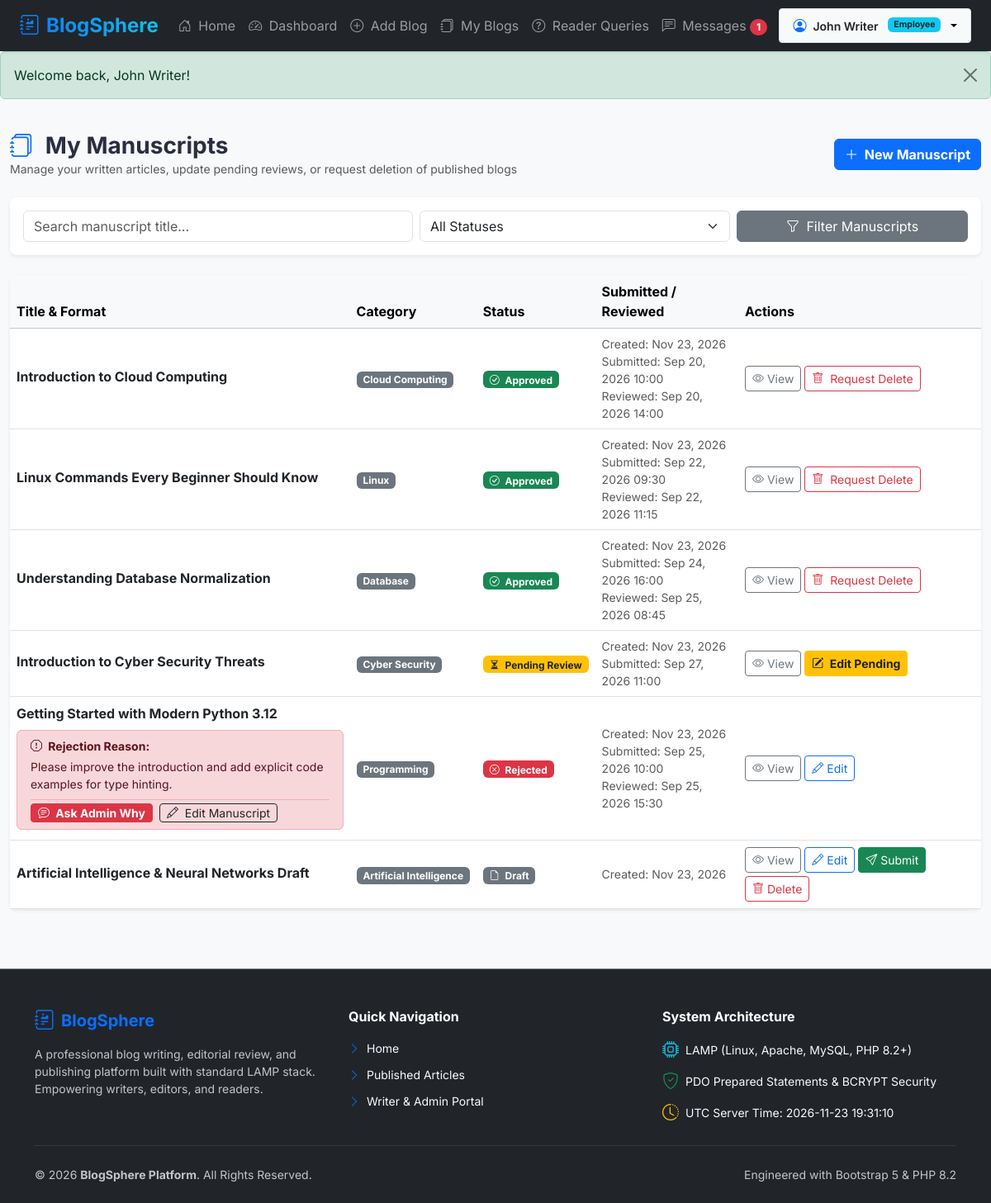
/employee/my_blogs.php (signed in), run on the app's committed database.
### tables this page shows
CREATE TABLE `blogs` (
  `id` INT AUTO_INCREMENT PRIMARY KEY,
  `employee_id` INT NOT NULL,
  `category_id` INT DEFAULT NULL,
  `title` VARCHAR(255) NOT NULL,
  `slug` VARCHAR(255) UNIQUE,
  `short_description` TEXT,
  `meta_title` VARCHAR(255) DEFAULT NULL,
  `meta_description` VARCHAR(500) DEFAULT NULL,
  `meta_keywords` VARCHAR(255) DEFAULT NULL,
  `canonical_url` VARCHAR(255) DEFAULT NULL,
  `content` LONGTEXT NOT NULL,
  `content_type` ENUM('text','html') DEFAULT 'text',
  `featured_image` VARCHAR(255) DEFAULT NULL,
  `downloadable_file` VARCHAR(255) DEFAULT NULL,
  `status` ENUM('draft', 'pending', 'approved', 'rejected') DEFAULT 'draft',
  `rejection_reason` TEXT DEFAULT NULL,
  `submitted_at` DATETIME DEFAULT NULL,
  `reviewed_at` DATETIME DEFAULT NULL,
  `reviewed_by` INT DEFAULT NULL,
  `created_at` TIMESTAMP DEFAULT CURRENT_TIMESTAMP,
  `updated_at` TIMESTAMP DEFAULT CURRENT_TIMESTAMP ON UPDATE CURRENT_TIMESTAMP,
  FOREIGN KEY (`employee_id`) REFERENCES `users`(`id`) ON DELETE CASCADE,
  FOREIGN KEY (`category_id`) REFERENCES `categories`(`id`) ON DELETE SET NULL,
  FOREIGN KEY (`reviewed_by`) REFERENCES `users`(`id`) ON DELETE SET NULL
);

CREATE TABLE `categories` (
  `id` INT AUTO_INCREMENT PRIMARY KEY,
  `name` VARCHAR(100) NOT NULL,
  `description` TEXT,
  `created_at` TIMESTAMP DEFAULT CURRENT_TIMESTAMP
);

### employee/my_blogs.php (the view, shortened to what this page needs)
<?php
$pdo = getDBConnection();
$employeeId = $_SESSION['user_id'];
$search = sanitizeInput($_GET['search'] ?? '');
$whereClauses = ["b.employee_id = ?"];
$params = [$employeeId];
$whereSql = implode(' AND ', $whereClauses);
$stmt = $pdo->prepare("
    SELECT b.*, c.name AS category_name, rev.name as reviewer_name
    FROM blogs b
    LEFT JOIN categories c ON b.category_id = c.id
    LEFT JOIN users rev ON b.reviewed_by = rev.id
    WHERE {$whereSql}
    ORDER BY b.updated_at DESC
");
$stmt->execute($params);
$blogs = $stmt->fetchAll();
$delRequests = [];
include __DIR__ . '/../includes/header.php';
?>
<div class="container-fluid py-4">
    <div class="d-flex justify-content-between align-items-center mb-4">
        <div>
            <h3 class="fw-bold mb-0"><i class="bi bi-journals text-primary me-2"></i> My Manuscripts</h3>
            <p class="text-muted small mb-0">Manage your written articles, update pending reviews, or request deletion of published blogs</p>
        </div>
        <a href="<?= BASE_URL ?>employee/add_blog.php" class="btn btn-primary fw-bold"><i class="bi bi-plus-lg me-1"></i> New Manuscript</a>
    </div>
    <div class="card border-0 shadow-sm mb-4 rounded-3">
        <div class="card-body p-3">
            <form action="<?= BASE_URL ?>employee/my_blogs.php" method="GET" class="row g-2">
                <div class="col-md-5">
                    <input type="text" name="search" class="form-control" placeholder="Search manuscript title..." value="<?= htmlspecialchars($search) ?>">
                </div>
                <div class="col-md-4">
                    <select name="status" class="form-select">
                        <option value="">All Statuses</option>
                    </select>
                </div>
                <div class="col-md-3 d-grid">
                    <button type="submit" class="btn btn-secondary"><i class="bi bi-funnel me-1"></i> Filter Manuscripts</button>
                </div>
            </form>
        </div>
    </div>
    <div class="card border-0 shadow-sm rounded-3">
        <div class="table-responsive">
            <table class="table table-hover align-middle mb-0">
                <thead class="table-light">
                    <tr>
                        <th style="width: 35%;">Title &amp; Format</th>
                        <th>Category</th>
                        <th>Status</th>
                        <th>Submitted / Reviewed</th>
                        <th style="width: 25%;">Actions</th>
                    </tr>
                </thead>
                <tbody>
                    <?php if (empty($blogs)): ?>
                        <tr>
                            <td colspan="5" class="text-center py-5 text-muted">
                                <i class="bi bi-journal-x display-4"></i>
                                <p class="mt-2 mb-0">No manuscripts found matching your criteria.</p>
                            </td>
                        </tr>
                    <?php else: ?>
                        <?php foreach ($blogs as $b): ?>
                            <tr>
                                <td>
                                    <div class="d-flex align-items-center gap-2 mb-1">
                                        <strong class="text-dark fs-6"><?= htmlspecialchars($b['title']) ?></strong>
                                    </div>
                                    <?php if ($b['status'] === 'rejected' && !empty($b['rejection_reason'])): ?>
                                        <div class="alert alert-danger py-2 px-3 mt-2 mb-1 small rounded">
                                            <strong><i class="bi bi-exclamation-octagon me-1"></i> Rejection Reason:</strong>
                                            <div class="mt-1"><?= htmlspecialchars($b['rejection_reason']) ?></div>
                                            <div class="mt-2 pt-1 border-top border-danger border-opacity-25 d-flex gap-2">
                                                <a href="<?= BASE_URL ?>employee/send_message.php?blog_id=<?= $b['id'] ?>&subject=<?= urlencode('Question regarding rejection: ' . $b['title']) ?>" class="btn btn-sm btn-danger py-0 px-2 font-size-xs fw-bold">
                                                    <i class="bi bi-chat-text me-1"></i> Ask Admin Why
                                                </a>
                                                <a href="<?= BASE_URL ?>employee/edit_blog.php?id=<?= $b['id'] ?>" class="btn btn-sm btn-outline-dark py-0 px-2 font-size-xs">
                                                    <i class="bi bi-pencil me-1"></i> Edit Manuscript
                                                </a>
                                            </div>
                                        </div>
                                    <?php endif; ?>
                                </td>
                                <td><span class="badge bg-secondary"><?= htmlspecialchars($b['category_name'] ?? 'General') ?></span></td>
                                <td>
                                    <?php if ($b['status'] === 'approved'): ?>
                                        <span class="badge bg-success"><i class="bi bi-check-circle me-1"></i> Approved</span>
                                    <?php elseif ($b['status'] === 'pending'): ?>
                                        <span class="badge bg-warning text-dark"><i class="bi bi-hourglass-split me-1"></i> Pending Review</span>
                                    <?php elseif ($b['status'] === 'rejected'): ?>
                                        <span class="badge bg-danger"><i class="bi bi-x-circle me-1"></i> Rejected</span>
                                    <?php else: ?>
                                        <span class="badge bg-secondary"><i class="bi bi-file-earmark me-1"></i> Draft</span>
                                    <?php endif; ?>
                                </td>
                                <td>
                                    <small class="text-muted d-block">Created: <?= formatDate($b['created_at']) ?></small>
                                    <?php if ($b['submitted_at']): ?>
                                        <small class="text-muted d-block">Submitted: <?= formatDate($b['submitted_at'], 'M d, Y H:i') ?></small>
                                    <?php endif; ?>
                                    <?php if ($b['reviewed_at']): ?>
                                        <small class="text-muted d-block">Reviewed: <?= formatDate($b['reviewed_at'], 'M d, Y H:i') ?></small>
                                    <?php endif; ?>
                                </td>
                                <td>
                                    <div class="d-flex flex-wrap gap-1 align-items-center">
                                        <a href="<?= BASE_URL ?>user/blog_details.php?id=<?= $b['id'] ?>" class="btn btn-sm btn-outline-secondary" title="Preview"><i class="bi bi-eye"></i> View</a>
                                        <?php if ($b['status'] === 'pending'): ?>
                                            <a href="<?= BASE_URL ?>employee/edit_blog.php?id=<?= $b['id'] ?>" class="btn btn-sm btn-warning text-dark fw-bold" title="Update Manuscript while in Pending Review">
                                                <i class="bi bi-pencil-square me-1"></i> Edit Pending
                                            </a>
                                        <?php elseif ($b['status'] === 'draft' || $b['status'] === 'rejected'): ?>
                                            <a href="<?= BASE_URL ?>employee/edit_blog.php?id=<?= $b['id'] ?>" class="btn btn-sm btn-outline-primary" title="Edit Manuscript">
                                                <i class="bi bi-pencil"></i> Edit
                                            </a>
                                        <?php endif; ?>
                                        <?php if ($b['status'] === 'draft'): ?>
                                            <a href="<?= BASE_URL ?>employee/submit_blog.php?id=<?= $b['id'] ?>" class="btn btn-sm btn-success" title="Submit for Approval"><i class="bi bi-send"></i> Submit</a>
                                            <a href="<?= BASE_URL ?>employee/delete_blog.php?id=<?= $b['id'] ?>" class="btn btn-sm btn-outline-danger" onclick="return confirm('Delete this draft manuscript?');" title="Delete Draft"><i class="bi bi-trash"></i> Delete</a>
                                        <?php endif; ?>
                                        <?php if ($b['status'] === 'approved'): ?>
                                            <?php if (isset($delRequests[$b['id']]) && $delRequests[$b['id']] === 'pending'): ?>
                                                <button type="button" class="btn btn-sm btn-secondary" disabled title="Deletion Request is awaiting Admin response">
                                                    <i class="bi bi-clock me-1"></i> Delete Pending
                                                </button>
                                            <?php else: ?>
                                                <button type="button" class="btn btn-sm btn-outline-danger" data-bs-toggle="modal" data-bs-target="#deleteRequestModal<?= $b['id'] ?>" title="Request Admin to delete this published blog">
                                                    <i class="bi bi-trash me-1"></i> Request Delete
                                                </button>
                                            <?php endif; ?>
                                        <?php endif; ?>
                                    </div>
                                </td>
                            </tr>
                        <?php endforeach; ?>
                    <?php endif; ?>
                </tbody>
            </table>
        </div>
    </div>
</div>
<?php include __DIR__ . '/../includes/footer.php'; ?>

### assets/css/style.css (style rules this page uses)
body { font-family: 'Inter', -apple-system, BlinkMacSystemFont, "Segoe UI", Roboto, sans-serif; color: #2b2d42; background-color: #f8f9fa; }

### includes/header.php (style rules this page uses)
body { font-family: 'Inter', -apple-system, sans-serif; background-color: #f8f9fa; color: #2b2d42; margin: 0; padding: 0; }

### data on the page
blogs: title "Introduction to Cloud Computing", category.name "Cloud Computing", status "approved" (drawn), created_at "Nov 23, 2026", submitted_at "Sep 20, 2026 10:00", reviewed_at "Sep 20, 2026 14:00"
blogs: title "Linux Commands Every Beginner Should Know", category.name "Linux", status "approved" (drawn), created_at "Nov 23, 2026", submitted_at "Sep 22, 2026 09:30", reviewed_at "Sep 22, 2026 11:15"
blogs: title "Understanding Database Normalization", category.name "Database", status "approved" (drawn), created_at "Nov 23, 2026", submitted_at "Sep 24, 2026 16:00", reviewed_at "Sep 25, 2026 08:45"
blogs: title "Introduction to Cyber Security Threats", category.name "Cyber Security", status "pending" (drawn), created_at "Nov 23, 2026", submitted_at "Sep 27, 2026 11:00"
blogs: title "Getting Started with Modern Python 3.12", rejection_reason "Please improve the introduction and add explicit code examples for type hinting.", category.name "Programming", status "rejected" (drawn), created_at "Nov 23, 2026", submitted_at "Sep 25, 2026 10:00", reviewed_at "Sep 25, 2026 15:30"
blogs: title "Artificial Intelligence & Neural Networks Draft", category.name "Artificial Intelligence", status "draft" (drawn), created_at "Nov 23, 2026"

### other printed values
$unreadMessages "1"
$_SESSION['user_name'] "John Writer"
$role "Employee"
$flash['message'] "Welcome back, John Writer!"
